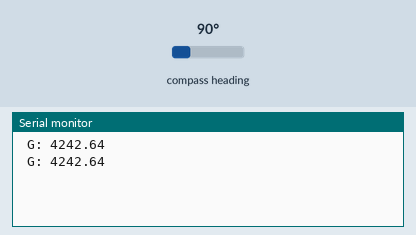
A sketch run on a simulated Arduino Uno, built with avr-gcc and run on an emulated ATmega328P. On the bench: the last lines printed to the serial monitor. Wiring (inferred from the names in the program): QMC5883L compass at I2C address 0x0D. The inputs (shaded band) are chosen by the test bench; at power-on: compass heading 90°.

Above: at 1.8 s.
1.9 s: compass heading set to 7°
At 2.8 s:
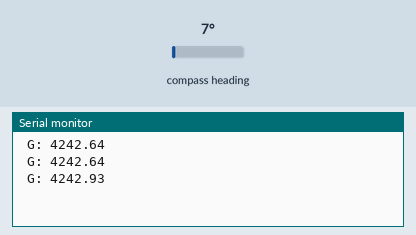
3.4 s: compass heading set to 269°
At 4.7 s:
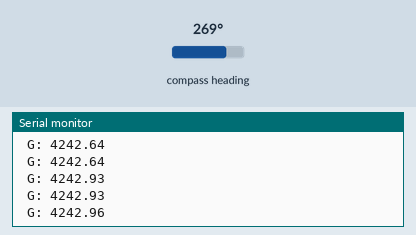
Timing chart, 0 to 6.4 s (numbered marks = the images above; inputs shaded):
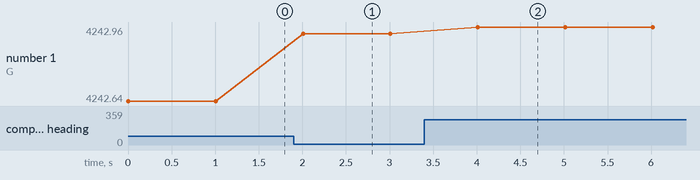

The sketch:

Parking_Sensor_Raw.ino
```cpp
#include <Wire.h>
#include <MechaQMC5883.h>

MechaQMC5883 qmc;

void setup() {
  Wire.begin();
  Serial.begin(9600);
//  qmc.init();
  //  qmc.setMode(Mode_Continuous, ODR_200Hz, RNG_2G, OSR_512); // Imba Mode

//  qmc.setMode(Mode_Standby, ODR_10Hz, RNG_2G, OSR_64); // Hemat Mode


}

void loop() {
  int x, y, z;
  qmc.init();
  qmc.setMode(Mode_Standby, ODR_10Hz, RNG_2G, OSR_256);
  qmc.read(&x, &y, &z);

  float G;

  G = sqrt (pow (x, 2) + pow (y, 2) + pow (z, 2));

  //  Serial.print("x: ");
  //  Serial.print(x);
  //  Serial.print(" y: ");
  //  Serial.print(y);
  //  Serial.print(" z: ");
  //  Serial.print(z);
  //  Serial.println();
  Serial.print(" G: ");
  Serial.print(G);
  Serial.println();

  delay(1000);
}
```

Measured:
- after the input at 1.9 s, the serial monitor: prints a new line after 0.11 s (image 1)
- after the input at 3.4 s, the serial monitor: prints a new line after 0.61 s (image 2)
- plotted number 1: 4242.64 → 4242.93 after the input at 1.9 s, 4242.93 → 4242.96 after the input at 3.4 s
